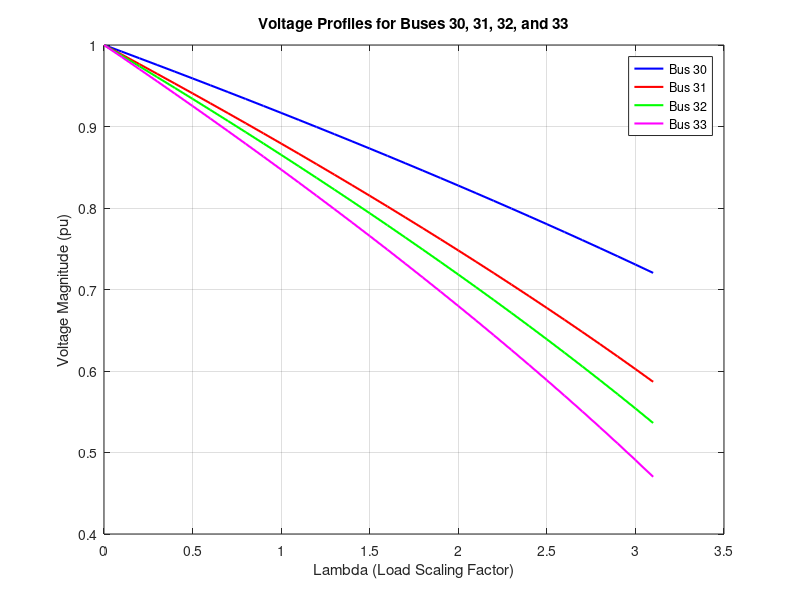

Recreate this plot in MATLAB.
clear all;
close all;

% Data for 33-Bus Radial Distribution System
branch = [1  1  2  0.0922 0.0470;
          2  2  3  0.4930 0.2511;
          3  3  4  0.3660 0.1864;
          4  4  5  0.3811 0.1941;
          5  5  6  0.8190 0.7070;
          6  6  7  0.1872 0.6188;
          7  7  8  0.7114 0.2351;
          8  8  9  1.0300 0.7400;
          9  9  10 1.0040 0.7400;
          10 10 11 0.1996 0.0650;
          11 11 12 0.3744 0.1238;
          12 12 13 1.4680 1.1550;
          13 13 14 0.5416 0.7129;
          14 14 15 0.5910 0.5260;
          15 15 16 0.7463 0.5450;
          16 16 17 1.2890 1.7210;
          17 17 18 0.7320 0.5740;
          18 2  19 0.1640 0.1565;
          19 19 20 1.5042 1.3554;
          20 20 21 0.4095 0.4784;
          21 21 22 0.7089 0.9373;
          22 3  23 0.4512 0.3083;
          23 23 24 0.8980 0.7091;
          24 24 25 0.8960 0.7011;
          25 6  26 0.2030 0.1034;
          26 26 27 0.2842 0.1447;
          27 27 28 1.0590 0.9337;
          28 28 29 0.8042 0.7006;
          29 29 30 0.5075 0.2585;
          30 30 31 0.9744 0.9630;
          31 31 32 0.3105 0.3619;
          32 32 33 0.3410 0.5302];
      
bus = [1  0.000  0.000;
       2  0.100  0.060;
       3  0.090  0.040;
       4  0.120  0.080;
       5  0.060  0.030;
       6  0.060  0.020;
       7  0.200  0.100;
       8  0.200  0.100;
       9  0.060  0.020;
       10 0.060  0.020;
       11 0.045  0.030;
       12 0.060  0.035;
       13 0.060  0.035;
       14 0.120  0.080;
       15 0.060  0.010;
       16 0.060  0.020;
       17 0.060  0.020;
       18 0.090  0.040;
       19 0.090  0.040;
       20 0.090  0.040;
       21 0.090  0.040;
       22 0.090  0.040;
       23 0.090  0.050;
       24 0.420  0.200;
       25 0.420  0.200;
       26 0.060  0.025;
       27 0.060  0.025;
       28 0.060  0.020;
       29 0.120  0.070;
       30 0.200  0.600;
       31 0.150  0.40;
       32 0.210  0.20;
       33 0.060  0.10];

% Number of buses and branches
bn = length(bus(:,1)); % Number of buses
bnn = length(branch(:,1)); % Number of branches

% Convert data to per-unit (pu) using base voltage 12.66 kV and base MVA = 100
zbase = 12.66 * 12.66 / 100;
branch(:,4) = branch(:,4) ./ zbase; % Convert R to pu
branch(:,5) = branch(:,5) ./ zbase; % Convert X to pu
bus(:,2) = bus(:,2) ./ 100;         % Convert real power (P) to pu
bus(:,3) = bus(:,3) ./ 100;         % Convert reactive power (Q) to pu

% Impedance matrix (complex R + jX)
z(:,1) = complex(branch(:,4), branch(:,5));

% Define bus connection parameters
b = branch(:,2); % From bus
c = branch(:,3); % To bus

% Initialize voltage vector (complex) with magnitude 1 and angle 0
v(1:bn,1) = complex(1,0);
v0 = v; % Flat start

% Program for BIBC (Bus Injection to Branch Current) and BCBV matrices
BIBC = zeros(bnn, bn); % bnn = number of branches, bn = number of buses
BCBV = zeros(bn, bnn); % bn = number of buses, bnn = number of branches

% Construct BIBC matrix
for k = 1:bnn
    i = b(k); % From bus
    j = c(k); % To bus
    BIBC(k, j) = 1; % Update current injection relation
    if k > 1
        BIBC(k, :) = BIBC(k, :) + BIBC(k - 1, :); % Update for k > 1
    end
end

% Construct BCBV matrix
for k = 1:bnn
    i = b(k); % From bus
    j = c(k); % To bus
    BCBV(j, k) = z(k); % Update branch impedance
    if i ~= 0
        BCBV(j, :) = BCBV(i, :) + BCBV(j, :);
    end
end

% Calculate DLF (Distribution Load Flow) matrix
DLF = BCBV * BIBC; % (bn x bnn) * (bnn x bn) -> (bn x bn)

% Initialize continuation parameters
lambda = 0; % Starting continuation parameter
sigma = 0.1; % Step size for continuation
tolerance = 1e-5; % Convergence tolerance
maxIterations = 100; % Max iterations per load flow
maxLambda = 3.2; % Maximum load scaling factor

% Initialize storage for results
VoltageAtBuses = []; % Store voltage magnitudes for buses 30, 31, 32, and 33
LambdaValues = [];    % Lambda values

% Continuation Load Flow loop
while lambda <= maxLambda
    % Scale the load with the continuation parameter
    P(:,1) = lambda * complex(bus(:,2), bus(:,3)); % P and Q scaling
    P1 = P(2:bn); % Exclude slack bus

    % Initialize current injection for branches
    I1 = zeros(bnn, 1);
    for k = 1:bnn
        fromBus = b(k);
        toBus = c(k);
        I1(k) = conj(P(toBus) / v(toBus)); % Current in each branch
    end

    % Iterative Backward/Forward Sweep
    for iter = 1:maxIterations
        % Update voltage using DLF considering both real and reactive power
        v1 = DLF(2:bn, 2:bn) * I1; % Voltage drop along branches (size (bn-1) x 1)
        
        % Update bus voltages (excluding slack bus)
        v(2:bn) = v0(2:bn) - v1; % Update bus voltages

        % Update branch currents based on new voltage values
        I2 = zeros(bnn, 1);
        for k = 1:bnn
            fromBus = b(k);
            toBus = c(k);
            I2(k) = conj(P(toBus) / v(toBus));
        end

        % Convergence check
        if max(abs(I1 - I2)) < tolerance
            break; % Converged
        end

        I1 = I2; % Update for next iteration
    end

    % Store results for specified buses
    VoltageAtBuses = [VoltageAtBuses; abs(v([30, 31, 32, 33]))']; % Store voltage magnitudes
    LambdaValues = [LambdaValues; lambda]; % Scaling factor for load

    lambda = lambda + sigma; % Increase lambda for next iteration
end

% Plot Voltage Profiles for Buses 30, 31, 32, and 33
figure;
plot(LambdaValues, VoltageAtBuses(:, 1), 'b-', 'LineWidth', 1.5, 'DisplayName', 'Bus 30');
hold on;
plot(LambdaValues, VoltageAtBuses(:, 2), 'r-', 'LineWidth', 1.5, 'DisplayName', 'Bus 31');
plot(LambdaValues, VoltageAtBuses(:, 3), 'g-', 'LineWidth', 1.5, 'DisplayName', 'Bus 32');
plot(LambdaValues, VoltageAtBuses(:, 4), 'm-', 'LineWidth', 1.5, 'DisplayName', 'Bus 33');
xlabel('Lambda (Load Scaling Factor)');
ylabel('Voltage Magnitude (pu)');
title('Voltage Profiles for Buses 30, 31, 32, and 33');
grid on;
legend('Location', 'Best');
hold off;
